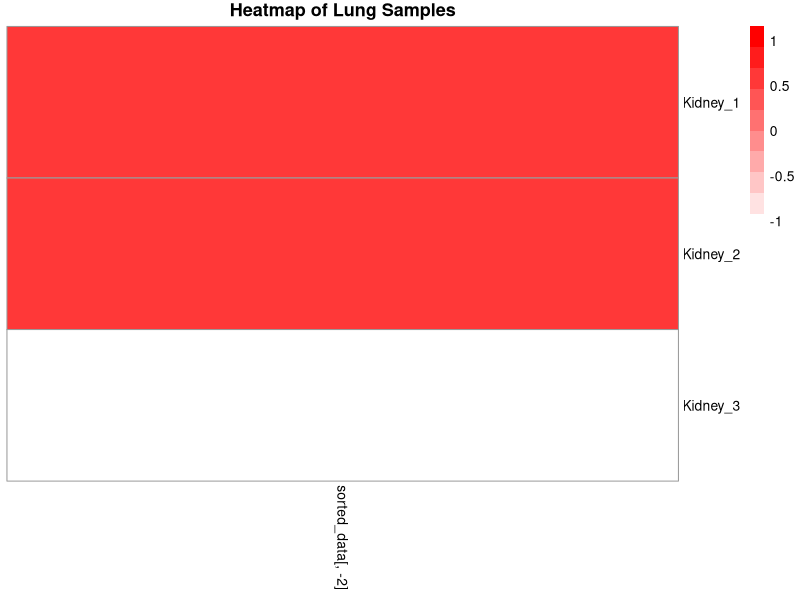

R code for this plot:
data <- data.frame(
   Value = c(12, 13, 18, 20, 9, 10, 8),
   Sample = c("Lung_1", "Lung_2", "Lung_3", "Lung_4", "Lung_5", "Lung_6", "Lung_7")
 )
 
#heart 
data <- data.frame(
  Value = c(38, 43, 27, 14, 1, 35, 46),
  Sample = c("Endocardium_1", "Heart_1", "Heart_2", "Heart_3", "Heart_4", "Heart_5", "Heart_6")
)
 #liver
 data <- data.frame(
  Value = c(6, 7, 1, 31, 73, 72),
  Sample = c("Liver_1", "Liver_2", "Liver_3", "Liver_4", "Liver_5", "Liver_6")
)
 #muscle
 data <- data.frame(
  Value = c(44, 44, 39),
  Sample = c("Muscle_1", "Muscle_2", "Muscle_3")
)
 #kidney
  data <- data.frame(
  Value = c(42, 42,0),
  Sample = c("Kidney_1", "Kidney_2", "Kidney_3")
)

 
 
 
 
 
rownames(data)=data$Sample
  
# 排序
col_order <- order(data$Value, decreasing = TRUE)
sorted_data <- data[ col_order,]

sorted_data2=as.data.frame(sorted_data[,-2])
rownames(sorted_data2)=rownames(sorted_data)
  
   library(pheatmap)
 pheatmap(sorted_data2, 
          scale="column",
          cluster_rows = F,    # 不对行进行聚类
          cluster_cols = FALSE,    # 不对列进行聚类
          color = colorRampPalette(c("white", "red"))(10), # 自定义颜色梯度
          main = "Heatmap of Lung Samples") # 图标题
		  
		  
  

 
 
